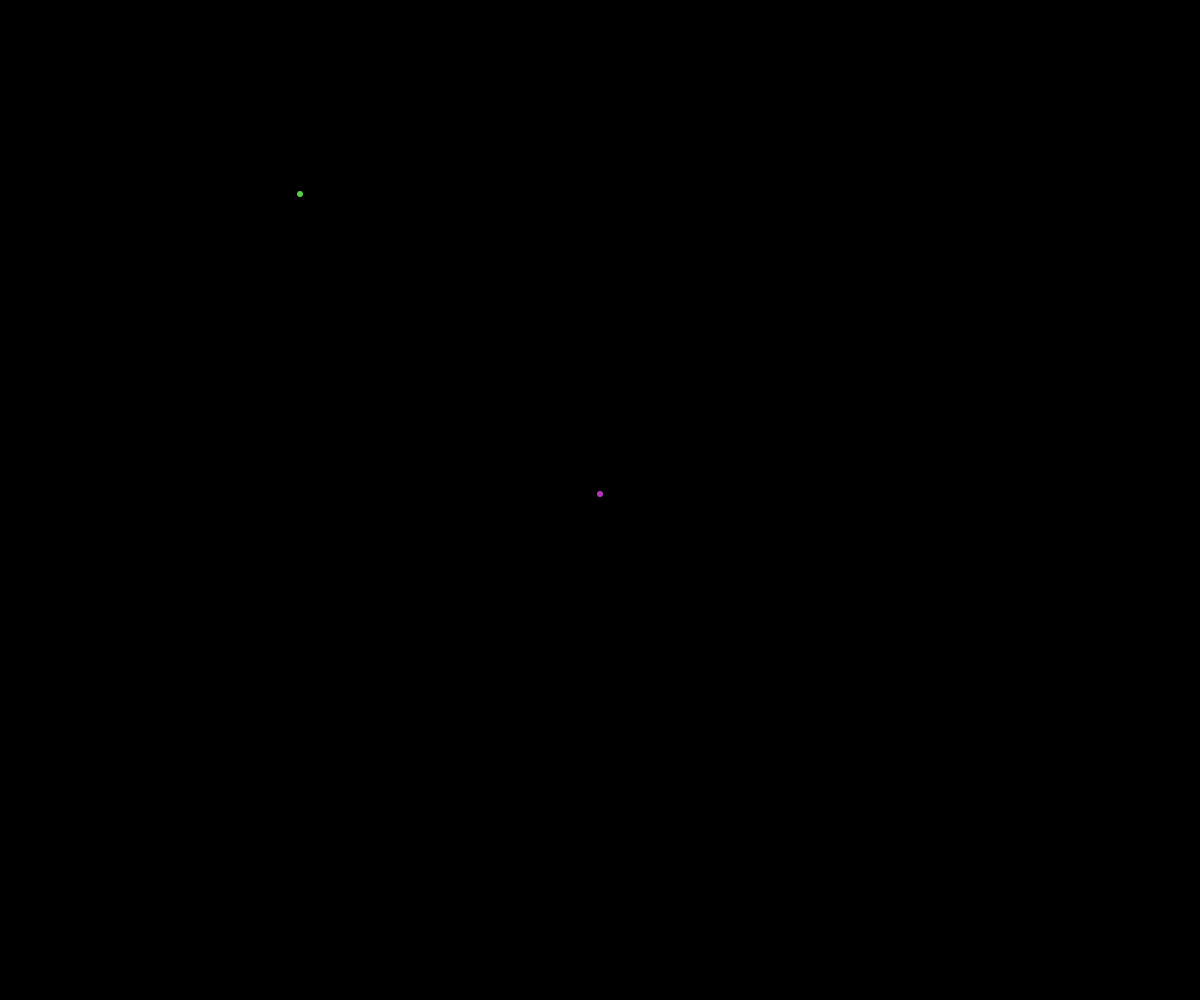
Frame 1 (no input)
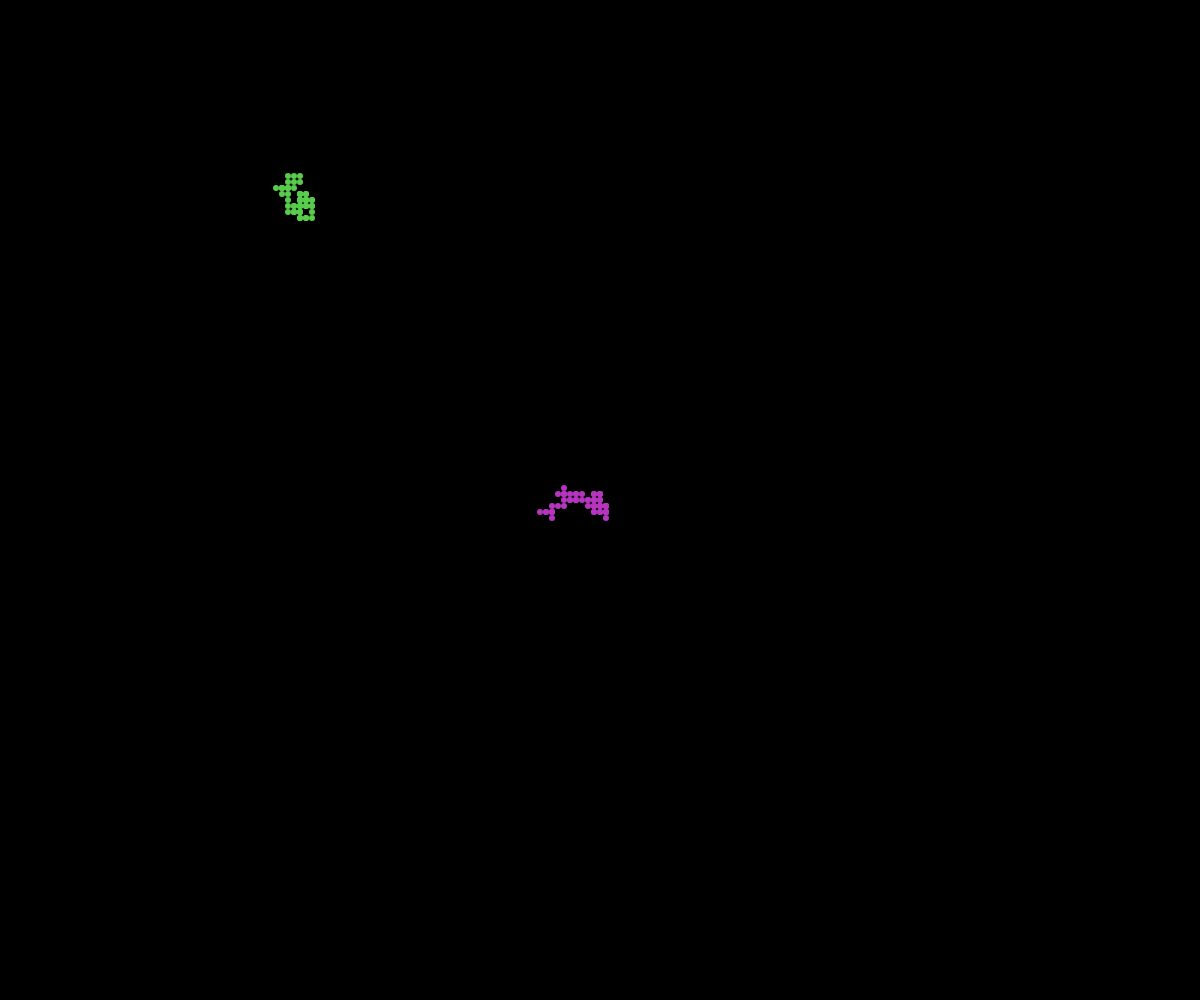
Frame 60 (no input)
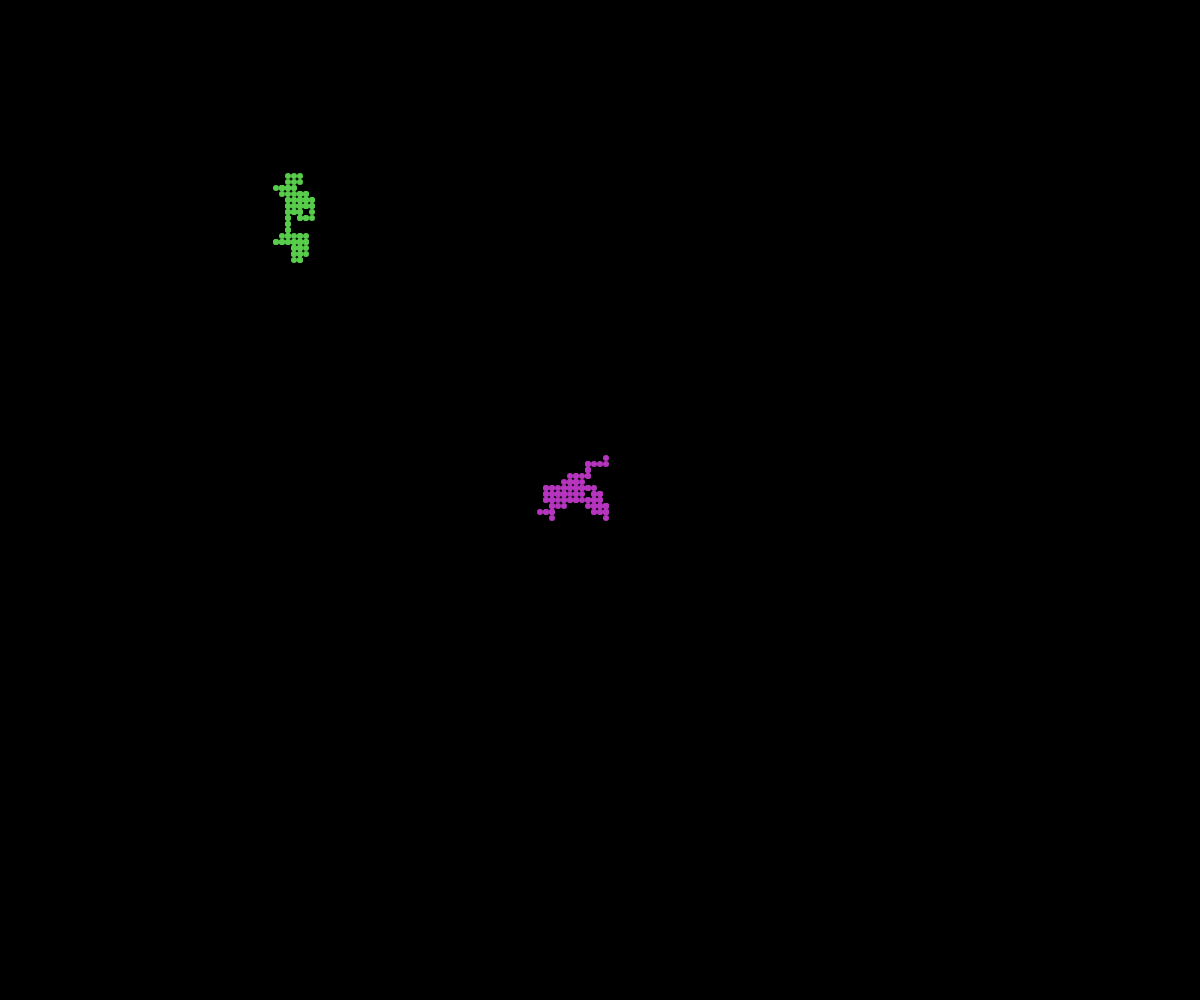
Frame 120 (the mouse pressed at the canvas centre since frame 60)

The p5.js sketch that drew these frames (run headless with seeded random() and noise() and a simulated clock; from frame 60 on, the mouse is pressed at the canvas centre):

// p5.js sketch
// ── sketch.js
// Project Title
// dipika
// sept 9

let george;
let jenna;

function setup() {
  createCanvas(windowWidth, windowHeight);
  background(0);
  george = new Walker(width/2, height/2);
  jenna = new Walker(300, 200);
}

function draw() {
  george.move();
  jenna.move();

  george.display();
  jenna.display();
}

class Walker {
  constructor(x, y) {
    this.x = x;
    this.y = y;
    this.fillColor = color(random(255), random(255), random(255));
    this.stepSize = 6;
    this.radius = 3;
  }

  display() {
    fill(this.fillColor);
    noStroke();
    circle(this.x, this.y, this.radius * 2);
  }

  move() {
    let choice = random(100);
    if (choice < 25) {
      //up
      this.y -= this.stepSize;
    }
    else if (choice < 50) {
      //down
      this.y += this.stepSize;
    }
    else if (choice < 75) {
      //left
      this.x -= this.stepSize;
    }
    else {
      //right
      this.x += this.stepSize;
    }
  }
}
